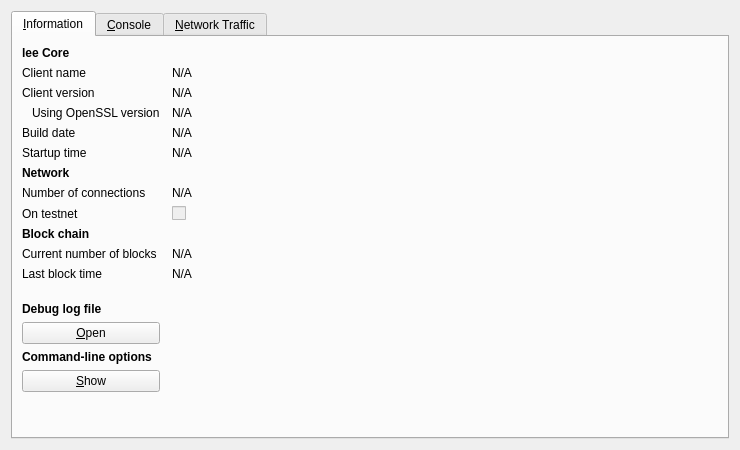
<?xml version="1.0" encoding="UTF-8"?>
<ui version="4.0">
 <class>RPCConsole</class>
 <widget class="QDialog" name="RPCConsole">
  <property name="geometry">
   <rect>
    <x>0</x>
    <y>0</y>
    <width>740</width>
    <height>450</height>
   </rect>
  </property>
  <property name="windowTitle">
   <string>lee - Debug window</string>
  </property>
  <layout class="QVBoxLayout" name="verticalLayout_2">
   <item>
    <widget class="QTabWidget" name="tabWidget">
     <property name="currentIndex">
      <number>0</number>
     </property>
     <widget class="QWidget" name="tab_info">
      <attribute name="title">
       <string>&amp;Information</string>
      </attribute>
      <layout class="QGridLayout" name="gridLayout" columnstretch="0,1">
       <property name="horizontalSpacing">
        <number>12</number>
       </property>
       <item row="0" column="0">
        <widget class="QLabel" name="label_9">
         <property name="font">
          <font>
           <weight>75</weight>
           <bold>true</bold>
          </font>
         </property>
         <property name="text">
          <string>lee Core</string>
         </property>
        </widget>
       </item>
       <item row="1" column="0">
        <widget class="QLabel" name="label_5">
         <property name="text">
          <string>Client name</string>
         </property>
        </widget>
       </item>
       <item row="1" column="1">
        <widget class="QLabel" name="clientName">
         <property name="cursor">
          <cursorShape>IBeamCursor</cursorShape>
         </property>
         <property name="text">
          <string>N/A</string>
         </property>
         <property name="textFormat">
          <enum>Qt::PlainText</enum>
         </property>
         <property name="textInteractionFlags">
          <set>Qt::LinksAccessibleByMouse|Qt::TextSelectableByKeyboard|Qt::TextSelectableByMouse</set>
         </property>
        </widget>
       </item>
       <item row="2" column="0">
        <widget class="QLabel" name="label_6">
         <property name="text">
          <string>Client version</string>
         </property>
        </widget>
       </item>
       <item row="2" column="1">
        <widget class="QLabel" name="clientVersion">
         <property name="cursor">
          <cursorShape>IBeamCursor</cursorShape>
         </property>
         <property name="text">
          <string>N/A</string>
         </property>
         <property name="textFormat">
          <enum>Qt::PlainText</enum>
         </property>
         <property name="textInteractionFlags">
          <set>Qt::LinksAccessibleByMouse|Qt::TextSelectableByKeyboard|Qt::TextSelectableByMouse</set>
         </property>
        </widget>
       </item>
       <item row="3" column="0">
        <widget class="QLabel" name="label_14">
         <property name="text">
          <string>Using OpenSSL version</string>
         </property>
         <property name="indent">
          <number>10</number>
         </property>
        </widget>
       </item>
       <item row="3" column="1">
        <widget class="QLabel" name="openSSLVersion">
         <property name="cursor">
          <cursorShape>IBeamCursor</cursorShape>
         </property>
         <property name="text">
          <string>N/A</string>
         </property>
         <property name="textFormat">
          <enum>Qt::PlainText</enum>
         </property>
         <property name="textInteractionFlags">
          <set>Qt::LinksAccessibleByMouse|Qt::TextSelectableByKeyboard|Qt::TextSelectableByMouse</set>
         </property>
        </widget>
       </item>
       <item row="4" column="0">
        <widget class="QLabel" name="label_12">
         <property name="text">
          <string>Build date</string>
         </property>
        </widget>
       </item>
       <item row="4" column="1">
        <widget class="QLabel" name="buildDate">
         <property name="cursor">
          <cursorShape>IBeamCursor</cursorShape>
         </property>
         <property name="text">
          <string>N/A</string>
         </property>
         <property name="textFormat">
          <enum>Qt::PlainText</enum>
         </property>
         <property name="textInteractionFlags">
          <set>Qt::LinksAccessibleByMouse|Qt::TextSelectableByKeyboard|Qt::TextSelectableByMouse</set>
         </property>
        </widget>
       </item>
       <item row="5" column="0">
        <widget class="QLabel" name="label_13">
         <property name="text">
          <string>Startup time</string>
         </property>
        </widget>
       </item>
       <item row="5" column="1">
        <widget class="QLabel" name="startupTime">
         <property name="cursor">
          <cursorShape>IBeamCursor</cursorShape>
         </property>
         <property name="text">
          <string>N/A</string>
         </property>
         <property name="textFormat">
          <enum>Qt::PlainText</enum>
         </property>
         <property name="textInteractionFlags">
          <set>Qt::LinksAccessibleByMouse|Qt::TextSelectableByKeyboard|Qt::TextSelectableByMouse</set>
         </property>
        </widget>
       </item>
       <item row="6" column="0">
        <widget class="QLabel" name="label_11">
         <property name="font">
          <font>
           <weight>75</weight>
           <bold>true</bold>
          </font>
         </property>
         <property name="text">
          <string>Network</string>
         </property>
        </widget>
       </item>
       <item row="7" column="0">
        <widget class="QLabel" name="label_7">
         <property name="text">
          <string>Number of connections</string>
         </property>
        </widget>
       </item>
       <item row="7" column="1">
        <widget class="QLabel" name="numberOfConnections">
         <property name="cursor">
          <cursorShape>IBeamCursor</cursorShape>
         </property>
         <property name="text">
          <string>N/A</string>
         </property>
         <property name="textFormat">
          <enum>Qt::PlainText</enum>
         </property>
         <property name="textInteractionFlags">
          <set>Qt::LinksAccessibleByMouse|Qt::TextSelectableByKeyboard|Qt::TextSelectableByMouse</set>
         </property>
        </widget>
       </item>
       <item row="8" column="0">
        <widget class="QLabel" name="label_8">
         <property name="text">
          <string>On testnet</string>
         </property>
        </widget>
       </item>
       <item row="8" column="1">
        <widget class="QCheckBox" name="isTestNet">
         <property name="enabled">
          <bool>false</bool>
         </property>
         <property name="text">
          <string/>
         </property>
        </widget>
       </item>
       <item row="9" column="0">
        <widget class="QLabel" name="label_10">
         <property name="font">
          <font>
           <weight>75</weight>
           <bold>true</bold>
          </font>
         </property>
         <property name="text">
          <string>Block chain</string>
         </property>
        </widget>
       </item>
       <item row="10" column="0">
        <widget class="QLabel" name="label_3">
         <property name="text">
          <string>Current number of blocks</string>
         </property>
        </widget>
       </item>
       <item row="10" column="1">
        <widget class="QLabel" name="numberOfBlocks">
         <property name="cursor">
          <cursorShape>IBeamCursor</cursorShape>
         </property>
         <property name="text">
          <string>N/A</string>
         </property>
         <property name="textFormat">
          <enum>Qt::PlainText</enum>
         </property>
         <property name="textInteractionFlags">
          <set>Qt::LinksAccessibleByMouse|Qt::TextSelectableByKeyboard|Qt::TextSelectableByMouse</set>
         </property>
        </widget>
       </item>
       <item row="11" column="0">
        <widget class="QLabel" name="label_2">
         <property name="text">
          <string>Last block time</string>
         </property>
        </widget>
       </item>
       <item row="11" column="1">
        <widget class="QLabel" name="lastBlockTime">
         <property name="cursor">
          <cursorShape>IBeamCursor</cursorShape>
         </property>
         <property name="text">
          <string>N/A</string>
         </property>
         <property name="textFormat">
          <enum>Qt::PlainText</enum>
         </property>
         <property name="textInteractionFlags">
          <set>Qt::LinksAccessibleByMouse|Qt::TextSelectableByKeyboard|Qt::TextSelectableByMouse</set>
         </property>
        </widget>
       </item>
       <item row="12" column="0">
        <spacer name="verticalSpacer_2">
         <property name="orientation">
          <enum>Qt::Vertical</enum>
         </property>
         <property name="sizeHint" stdset="0">
          <size>
           <width>20</width>
           <height>20</height>
          </size>
         </property>
        </spacer>
       </item>
       <item row="13" column="0">
        <widget class="QLabel" name="labelDebugLogfile">
         <property name="font">
          <font>
           <weight>75</weight>
           <bold>true</bold>
          </font>
         </property>
         <property name="text">
          <string>Debug log file</string>
         </property>
        </widget>
       </item>
       <item row="14" column="0">
        <widget class="QPushButton" name="openDebugLogfileButton">
         <property name="toolTip">
          <string>Open the lee debug log file from the current data directory. This can take a few seconds for large log files.</string>
         </property>
         <property name="text">
          <string>&amp;Open</string>
         </property>
         <property name="autoDefault">
          <bool>false</bool>
         </property>
        </widget>
       </item>
       <item row="15" column="0">
        <widget class="QLabel" name="labelCLOptions">
         <property name="font">
          <font>
           <weight>75</weight>
           <bold>true</bold>
          </font>
         </property>
         <property name="text">
          <string>Command-line options</string>
         </property>
        </widget>
       </item>
       <item row="16" column="0">
        <widget class="QPushButton" name="showCLOptionsButton">
         <property name="toolTip">
          <string>Show the lee-Qt help message to get a list with possible lee command-line options.</string>
         </property>
         <property name="text">
          <string>&amp;Show</string>
         </property>
         <property name="autoDefault">
          <bool>false</bool>
         </property>
        </widget>
       </item>
       <item row="17" column="0">
        <spacer name="verticalSpacer">
         <property name="orientation">
          <enum>Qt::Vertical</enum>
         </property>
         <property name="sizeHint" stdset="0">
          <size>
           <width>20</width>
           <height>40</height>
          </size>
         </property>
        </spacer>
       </item>
      </layout>
     </widget>
     <widget class="QWidget" name="tab_console">
      <attribute name="title">
       <string>&amp;Console</string>
      </attribute>
      <layout class="QVBoxLayout" name="verticalLayout_3">
       <property name="spacing">
        <number>3</number>
       </property>
       <item>
        <widget class="QTextEdit" name="messagesWidget">
         <property name="minimumSize">
          <size>
           <width>0</width>
           <height>100</height>
          </size>
         </property>
         <property name="readOnly">
          <bool>true</bool>
         </property>
         <property name="tabKeyNavigation" stdset="0">
          <bool>false</bool>
         </property>
         <property name="columnCount" stdset="0">
          <number>2</number>
         </property>
        </widget>
       </item>
       <item>
        <layout class="QHBoxLayout" name="horizontalLayout">
         <property name="spacing">
          <number>3</number>
         </property>
         <item>
          <widget class="QLabel" name="label">
           <property name="text">
            <string notr="true">&gt;</string>
           </property>
          </widget>
         </item>
         <item>
          <widget class="QLineEdit" name="lineEdit"/>
         </item>
         <item>
          <widget class="QPushButton" name="clearButton">
           <property name="maximumSize">
            <size>
             <width>24</width>
             <height>24</height>
            </size>
           </property>
           <property name="toolTip">
            <string>Clear console</string>
           </property>
           <property name="text">
            <string/>
           </property>
           <property name="icon">
            <iconset resource="../bitcoin.qrc">
             <normaloff>:/icons/remove</normaloff>:/icons/remove</iconset>
           </property>
           <property name="shortcut">
            <string notr="true">Ctrl+L</string>
           </property>
           <property name="autoDefault">
            <bool>false</bool>
           </property>
          </widget>
         </item>
        </layout>
       </item>
      </layout>
     </widget>
     <widget class="QWidget" name="tab">
      <attribute name="title">
       <string>&amp;Network Traffic</string>
      </attribute>
      <layout class="QHBoxLayout" name="horizontalLayout_3">
       <item>
        <layout class="QVBoxLayout" name="verticalLayout_4">
         <item>
          <widget class="TrafficGraphWidget" name="trafficGraph" native="true">
           <property name="sizePolicy">
            <sizepolicy hsizetype="Expanding" vsizetype="Expanding">
             <horstretch>0</horstretch>
             <verstretch>0</verstretch>
            </sizepolicy>
           </property>
          </widget>
         </item>
         <item>
          <layout class="QHBoxLayout" name="horizontalLayout_2">
           <item>
            <widget class="QSlider" name="sldGraphRange">
             <property name="minimum">
              <number>1</number>
             </property>
             <property name="maximum">
              <number>288</number>
             </property>
             <property name="pageStep">
              <number>12</number>
             </property>
             <property name="value">
              <number>6</number>
             </property>
             <property name="orientation">
              <enum>Qt::Horizontal</enum>
             </property>
            </widget>
           </item>
           <item>
            <widget class="QLabel" name="lblGraphRange">
             <property name="minimumSize">
              <size>
               <width>100</width>
               <height>0</height>
              </size>
             </property>
             <property name="alignment">
              <set>Qt::AlignCenter</set>
             </property>
            </widget>
           </item>
           <item>
            <widget class="QPushButton" name="btnClearTrafficGraph">
             <property name="text">
              <string>&amp;Clear</string>
             </property>
            </widget>
           </item>
          </layout>
         </item>
        </layout>
       </item>
       <item>
        <layout class="QVBoxLayout" name="verticalLayout">
         <item>
          <widget class="QGroupBox" name="groupBox">
           <property name="title">
            <string>Totals</string>
           </property>
           <layout class="QVBoxLayout" name="verticalLayout_5">
            <item>
             <layout class="QHBoxLayout" name="horizontalLayout_4">
              <item>
               <widget class="Line" name="line">
                <property name="sizePolicy">
                 <sizepolicy hsizetype="Fixed" vsizetype="Fixed">
                  <horstretch>0</horstretch>
                  <verstretch>0</verstretch>
                 </sizepolicy>
                </property>
                <property name="minimumSize">
                 <size>
                  <width>10</width>
                  <height>0</height>
                 </size>
                </property>
                <property name="palette">
                 <palette>
                  <active>
                   <colorrole role="Light">
                    <brush brushstyle="SolidPattern">
                     <color alpha="255">
                      <red>0</red>
                      <green>255</green>
                      <blue>0</blue>
                     </color>
                    </brush>
                   </colorrole>
                  </active>
                  <inactive>
                   <colorrole role="Light">
                    <brush brushstyle="SolidPattern">
                     <color alpha="255">
                      <red>0</red>
                      <green>255</green>
                      <blue>0</blue>
                     </color>
                    </brush>
                   </colorrole>
                  </inactive>
                  <disabled>
                   <colorrole role="Light">
                    <brush brushstyle="SolidPattern">
                     <color alpha="255">
                      <red>0</red>
                      <green>255</green>
                      <blue>0</blue>
                     </color>
                    </brush>
                   </colorrole>
                  </disabled>
                 </palette>
                </property>
                <property name="orientation">
                 <enum>Qt::Horizontal</enum>
                </property>
               </widget>
              </item>
              <item>
               <widget class="QLabel" name="label_16">
                <property name="text">
                 <string>In:</string>
                </property>
               </widget>
              </item>
              <item>
               <widget class="QLabel" name="lblBytesIn">
                <property name="minimumSize">
                 <size>
                  <width>50</width>
                  <height>0</height>
                 </size>
                </property>
                <property name="alignment">
                 <set>Qt::AlignRight|Qt::AlignTrailing|Qt::AlignVCenter</set>
                </property>
               </widget>
              </item>
             </layout>
            </item>
            <item>
             <layout class="QHBoxLayout" name="horizontalLayout_5">
              <item>
               <widget class="Line" name="line_2">
                <property name="sizePolicy">
                 <sizepolicy hsizetype="Fixed" vsizetype="Fixed">
                  <horstretch>0</horstretch>
                  <verstretch>0</verstretch>
                 </sizepolicy>
                </property>
                <property name="minimumSize">
                 <size>
                  <width>10</width>
                  <height>0</height>
                 </size>
                </property>
                <property name="palette">
                 <palette>
                  <active>
                   <colorrole role="Light">
                    <brush brushstyle="SolidPattern">
                     <color alpha="255">
                      <red>255</red>
                      <green>0</green>
                      <blue>0</blue>
                     </color>
                    </brush>
                   </colorrole>
                  </active>
                  <inactive>
                   <colorrole role="Light">
                    <brush brushstyle="SolidPattern">
                     <color alpha="255">
                      <red>255</red>
                      <green>0</green>
                      <blue>0</blue>
                     </color>
                    </brush>
                   </colorrole>
                  </inactive>
                  <disabled>
                   <colorrole role="Light">
                    <brush brushstyle="SolidPattern">
                     <color alpha="255">
                      <red>255</red>
                      <green>0</green>
                      <blue>0</blue>
                     </color>
                    </brush>
                   </colorrole>
                  </disabled>
                 </palette>
                </property>
                <property name="orientation">
                 <enum>Qt::Horizontal</enum>
                </property>
               </widget>
              </item>
              <item>
               <widget class="QLabel" name="label_17">
                <property name="text">
                 <string>Out:</string>
                </property>
               </widget>
              </item>
              <item>
               <widget class="QLabel" name="lblBytesOut">
                <property name="minimumSize">
                 <size>
                  <width>50</width>
                  <height>0</height>
                 </size>
                </property>
                <property name="alignment">
                 <set>Qt::AlignRight|Qt::AlignTrailing|Qt::AlignVCenter</set>
                </property>
               </widget>
              </item>
             </layout>
            </item>
            <item>
             <spacer name="verticalSpacer_4">
              <property name="orientation">
               <enum>Qt::Vertical</enum>
              </property>
              <property name="sizeHint" stdset="0">
               <size>
                <width>20</width>
                <height>407</height>
               </size>
              </property>
             </spacer>
            </item>
           </layout>
          </widget>
         </item>
        </layout>
       </item>
      </layout>
     </widget>
    </widget>
   </item>
  </layout>
 </widget>
 <customwidgets>
  <customwidget>
   <class>TrafficGraphWidget</class>
   <extends>QWidget</extends>
   <header>trafficgraphwidget.h</header>
   <container>1</container>
   <slots>
    <slot>clear()</slot>
   </slots>
  </customwidget>
 </customwidgets>
 <resources>
  <include location="../bitcoin.qrc"/>
 </resources>
 <connections/>
</ui>
